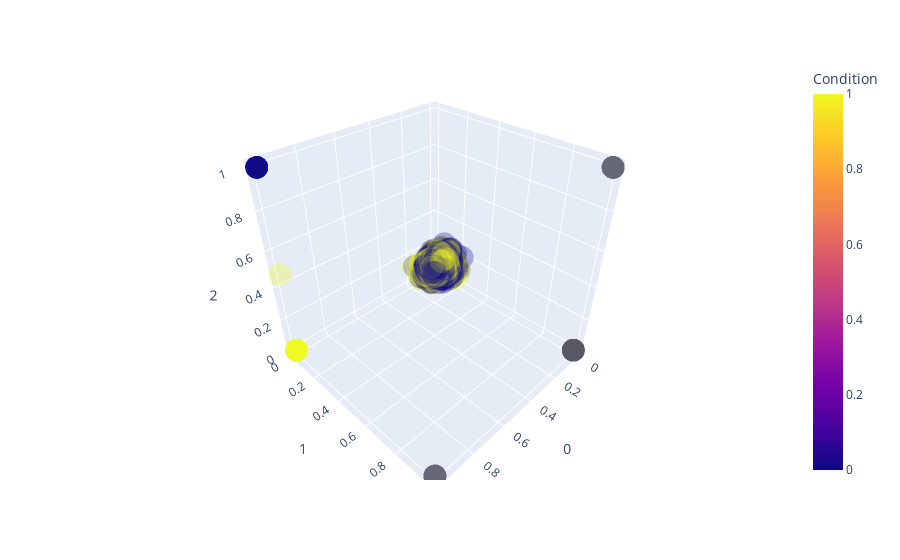

Notebook cell for this chart:
### Code cell
fig = px.scatter_3d(pred_df, x=0, y=1, z=2, color="Condition", opacity=0.3)
fig.show()

### Figure 1 — Plotly figure (JSON) as saved in the notebook; plotly's stock layout.template omitted (floating-point values rounded to 4 significant figures; data arrays with more than 128 entries replaced by an {"elided": "..."} marker saying what was removed)
{"data": [{"hovertemplate": "0=%{x}<br>1=%{y}<br>2=%{z}<br>Condition=%{marker.color}<extra></extra>", "legendgroup": "", "marker": {"color": {"elided": "7350 int values"}, "coloraxis": "coloraxis", "opacity": 0.3, "symbol": "circle"}, "mode": "markers", "name": "", "scene": "scene", "showlegend": false, "type": "scatter3d", "x": {"elided": "7350 float values"}, "y": {"elided": "7350 float values"}, "z": {"elided": "7350 float values"}}], "layout": {"coloraxis": {"colorbar": {"title": {"text": "Condition"}}, "colorscale": [[0, "#0d0887"], [0.1111, "#46039f"], [0.2222, "#7201a8"], [0.3333, "#9c179e"], [0.4444, "#bd3786"], [0.5556, "#d8576b"], [0.6667, "#ed7953"], [0.7778, "#fb9f3a"], [0.8889, "#fdca26"], [1, "#f0f921"]]}, "legend": {"tracegroupgap": 0}, "margin": {"t": 60}, "scene": {"domain": {"x": [0, 1], "y": [0, 1]}, "xaxis": {"title": {"text": "0"}}, "yaxis": {"title": {"text": "1"}}, "zaxis": {"title": {"text": "2"}}}}}
